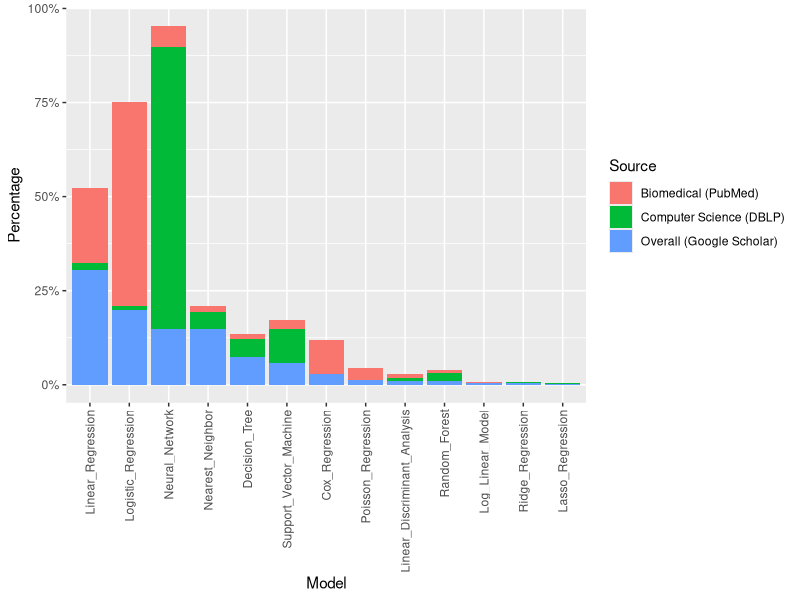

Write R code to recreate this figure.
## ---- chunk 1
df <- read.csv("ml_model_publications.csv")
library(reshape2)
df.m <- melt(df, "Source")
# get percentages: values are not comparable otherwise
library(dplyr)
df.m <- group_by(df.m, Source) %>% mutate(percent = value/sum(value, na.rm = TRUE))
colnames(df.m) <- c("Source", "Model", "Count", "Percentage")
# sort columns by overall usage
overall.idx <- which(df.m$Source == "Overall (Google Scholar)")
o <- order(df.m$Count[overall.idx], decreasing = TRUE)
df.m$Model <- factor(df.m$Model, levels = levels(df.m$Model)[o])
library(ggplot2)
ggplot(df.m, aes(x = Model, y = Percentage, fill = Source)) + geom_bar(stat = "identity") +
    theme(axis.text.x = element_text(angle = 90, hjust = 1, vjust = 0.5)) + 
    scale_y_continuous(labels = scales::percent_format())
# top 6 models by source
n <- 6
for (source in unique(df.m$Source)) {
    idx <- which(df.m$Source == source)
    o <- order(df.m$Percentage[idx], decreasing = TRUE)
    top.df <- df.m[idx[o[1:n]], ]
    print(top.df)
}
